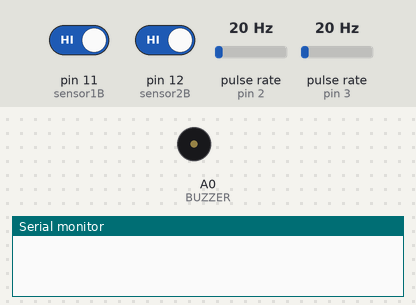
The sketch below on a simulated Arduino Uno, built with avr-gcc and run on an emulated ATmega328P. Shown: buzzer (waves = sounding), the last lines printed to the serial monitor. Wiring (inferred from the names in the program): 2 × pulse sensor: data pin 2 / data pin 3. The test bench sets the inputs (shaded band); at power-on: pin 11 (sensor1B) HIGH, pin 12 (sensor2B) HIGH, pulse rate (sensors on pin 2, pin 3) 20 Hz.

Above: at 0.1 s.
At 1.2 s:
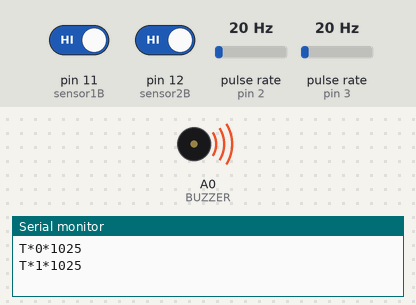
1.3 s: pin 11 (sensor1B) driven LOW
Timing chart, 0 to 10.3 s (numbered marks = the images above; inputs shaded):
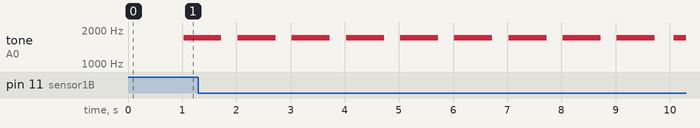

Measured:
- by itself, tone on A0 (BUZZER): alternates 1700 Hz for 0.70 s and silent for 0.30 s

The sketch:

slotcar-timer.ino
```cpp
#define sensor1A 2
#define sensor2A 3
#define sensor1B 11
#define sensor2B 12
#define BUZZER A0
#define intervaloLeitura 1000000

#define distancia 200000  // 12.2 centimetros convertidos para micros

int estadoP1 = 0;
int estadoP2 = 0;

long tempoVoltaP1;
long tempoVoltaP2;
unsigned long tempoAntP1 = 0;
unsigned long tempoAntP2 = 0;
unsigned long tempoP1;
unsigned long tempoP2;

//=============================================================== SETUP
void setup() {
  Serial.begin(9600);

  pinMode(sensor1A, INPUT_PULLUP);
  attachInterrupt(digitalPinToInterrupt(sensor1A), lerSensorP1, FALLING);
  pinMode(sensor2A, INPUT_PULLUP);
  attachInterrupt(digitalPinToInterrupt(sensor2A), lerSensorP2, FALLING);
  pinMode(sensor1B, INPUT_PULLUP);
  pinMode(sensor2B, INPUT_PULLUP);
}


//=============================================================== LOOP
void loop() {
  if (digitalRead(sensor1B) != 1) {
    calcVeloP1();
  }
  if (digitalRead(sensor2B) != 1) {
    calcVeloP2();
  }
}


//=============================================================== FUNCTIONS
void lerSensorP1() {
  tempoP1 = micros();
  if (micros() - tempoAntP1 > intervaloLeitura) {
    tone(BUZZER, 1900, 700);
    tempoVoltaP1 = tempoP1 - tempoAntP1;
    tempoAntP1 = tempoP1;
    Serial.print("T*0*");
    Serial.println(tempoVoltaP1 / 1000);
    estadoP1 = 0;
  } else {
    tempoP1 = tempoAntP1;
  }
}

void lerSensorP2() {
  tempoP2 = micros();
  if (micros() - tempoAntP2 > intervaloLeitura) {
    tone(BUZZER, 1700, 700);
    tempoVoltaP2 = tempoP2 - tempoAntP2;
    tempoAntP2 = tempoP2;
    Serial.print("T*1*");
    Serial.println(tempoVoltaP2 / 1000);  // divide por 1000 para transformar em millis
    estadoP2 = 0;
  } else {
    tempoP2 = tempoAntP2;
  }
}

void calcVeloP1() {
  if (estadoP1 == 0) {
    float tempo = micros();
    float intervaloP1 = (float)(tempo - tempoP1);
    float velocidadeP1Km = (distancia / intervaloP1) * 3.6 * 32.0;  // 3.6(converte para km/h) 32(escala do carro)
    Serial.print("V*0*");
    Serial.println(int(velocidadeP1Km));
    estadoP1 = 1;
  }
}

void calcVeloP2() {
  if (estadoP2 == 0) {
    float tempo = micros();
    float intervaloP2 = (float)(tempo - tempoP2);
    float velocidadeP2Km = (distancia / intervaloP2) * 3.6 * 32.0;  // 3.6(converte para km/h) 32(escala do carro)
    Serial.print("V*1*");
    Serial.println(int(velocidadeP2Km));
    estadoP2 = 1;
  }
}
```
